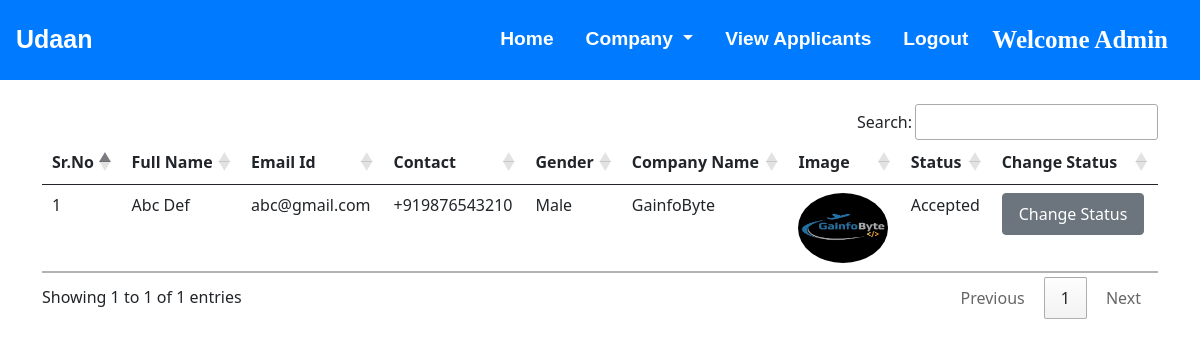
/accepted_companies/ (signed in), run on the app's committed database.
### jobs/models.py (models this page shows, shortened)
class Company(models.Model):
    user = models.ForeignKey(User, on_delete=models.CASCADE)
    phone = models.CharField(max_length=10)
    image = models.ImageField(upload_to="")
    gender = models.CharField(max_length=10)
    type = models.CharField(max_length=15)
    status = models.CharField(max_length=20)
    company_name = models.CharField(max_length=100)

### jobs/views.py (the view)
# urls.py: path("accepted_companies/", views.accepted_companies, name="accepted_companies"),
def accepted_companies(request):
    if not request.user.is_authenticated:
        return redirect("/admin_login")
    companies = Company.objects.filter(status="Accepted")
    return render(request, "accepted_companies.html", {'companies':companies})

### jobs/templates/accepted_companies.html (shortened to what this page needs)
{% extends 'admin_navbar.html' %}
{% block body %}
<div class="container mt-4">
<table class="table table-hover" id="example">
    <thead>
        <tr>
            <th>Sr.No</th>
            <th>Full Name</th>
            <th>Email Id</th>
            <th>Contact</th>
            <th>Gender</th>
            <th>Company Name</th>
            <th>Image</th>
            <th>Status</th>
            <th>Change Status</th>
        </tr>
    </thead>
    <tbody>
        {% for company in companies %}
        <tr>
            <td>{{forloop.counter}}</td>
            <td>{{company.user.get_full_name}}</td>
            <td>{{company.user.email}}</td>
            <td>{{company.phone}}</td>
            <td>{{company.gender}}</td>
            <td>{{company.company_name}}</td>
            <td><img src="{{company.image.url}}" class="rounded-circle" width="90px" height="70px"></td>
            <td>{{company.status}}</td>
            <td><a href="/change_status/{{company.id}}/" class="btn btn-secondary">Change Status</a></td>
        </tr>
        {% endfor %}
    </tbody>
</table>
</div>
{% endblock %}

### jobs/static/css/style.css (style rules this page uses)
:root { --primary-color: #007bff; --secondary-color: #6c757d; --success-color: #28a745; --info-color: #17a2b8; --warning-color: #ffc107; --danger-color: #dc3545; --light-color: #f8f9fa; --dark-color: #343a40; }
.btn { display: inline-block; padding: 0.5rem 1rem; border-radius: 0.25rem; font-size: 1rem; font-weight: 400; line-height: 1.5; text-align: center; white-space: nowrap; vertical-align: middle; cursor: pointer; }
.btn-secondary { color: #fff; background-color: #6c757d; border-color: #6c757d; }

### data on the page
Company: user.get_full_name "Abc Def", user.email "abc@gmail.com", phone "+919876543210", gender "Male", company_name "GainfoByte", image (picture), status "Accepted"
